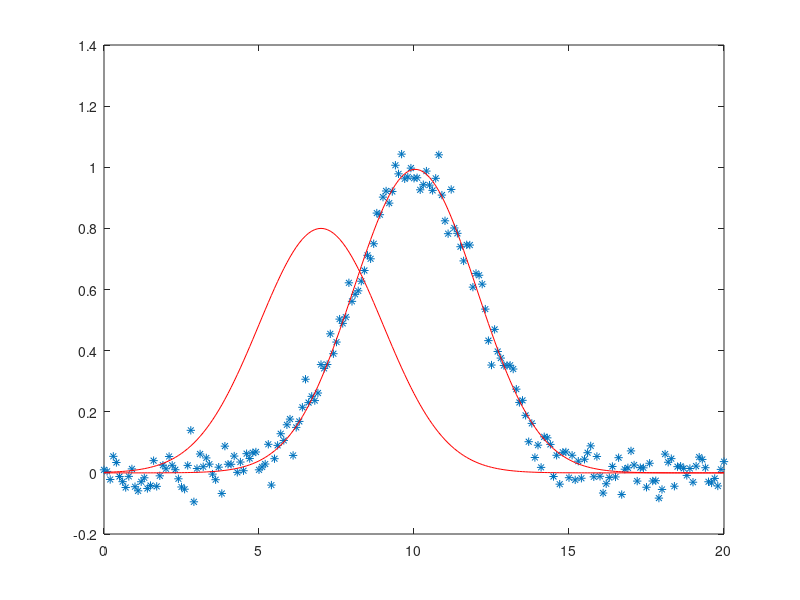

Here is the MATLAB script that generated this plot:
% Levenberg-Marquardt method for approximating gaussian curve in form 
% f(x) = exp(-(x-c)^2/(2*sigma^2)) with added some noise.

close all;
clear all;
clc;

x = 0:0.1:20;

f = gaussmf(x, [2, 10]);
f = f + randn(size(f)) * 0.05;

plot(x, f, '*');
hold on;

sigma = 2;
c = 7;
w = 0.8;

Theta = [w; sigma; c];
y = Theta(1) * gaussmf(x, [Theta(2), Theta(3)]);

plot(x, y, 'r');

N = 1000;
for i = 1:N
    dy_dw = gaussmf(x, [Theta(2), Theta(3)]);
    dy_dsigma = w * (x - c).^2 / (sigma^3) .* y;
    dy_dc = w * (x - c) / (sigma^2) .* y;
    
    Z = [dy_dw' dy_dsigma' dy_dc'];
    e = f' - y';

    Theta = Theta + pinv(Z'*Z + 0.1*eye(3))*Z'*e;
    y = Theta(1) * gaussmf(x, [Theta(2), Theta(3)]);
end

plot(x, y, 'r');
